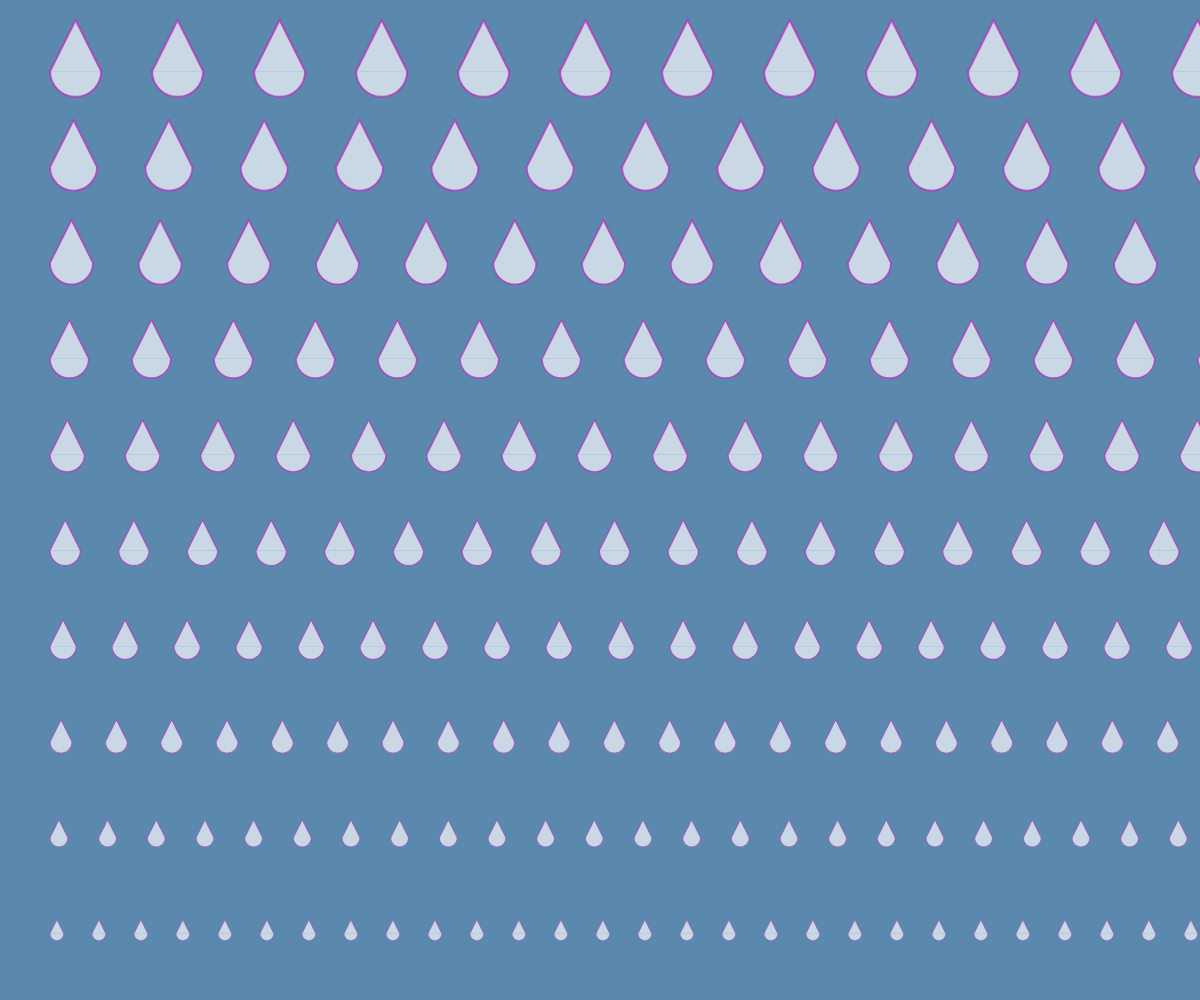
Frame 1 (no input)
Frame 60 (no input): identical to frame 1, image omitted
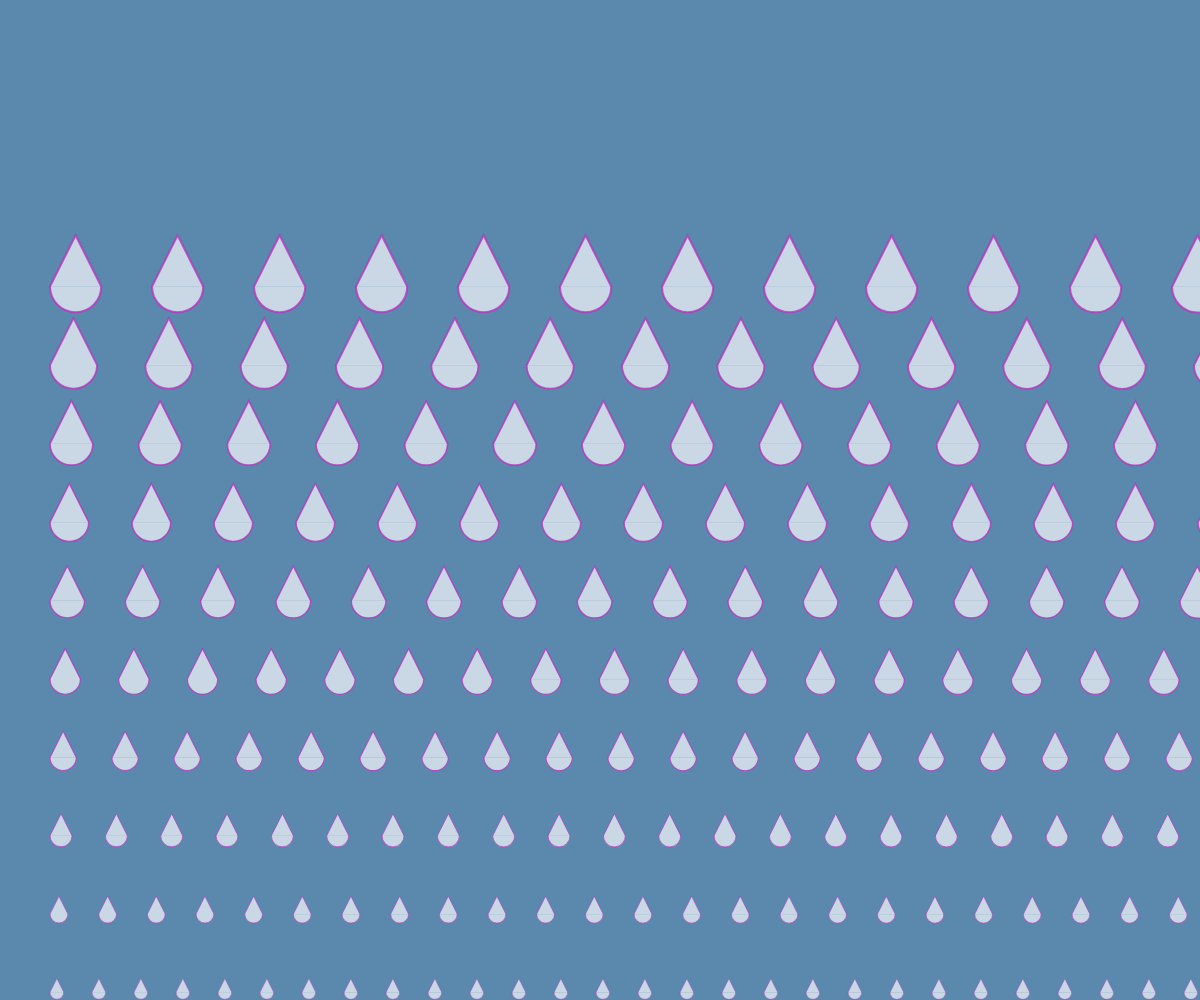
Frame 120 (the mouse pressed at the canvas centre since frame 60)

The p5.js sketch that drew these frames (run headless with seeded random() and noise() and a simulated clock; from frame 60 on, the mouse is pressed at the canvas centre):

// p5.js sketch
// ── sketch.js
let yTransform = 0;
// set y position variable for the dropping effect of raindrops
let strokeFillR;
let strokeFillG;
let strokeFillB;
// set color variables for stroke color
let strokeHasColor = false;
// let stroke only be colored once
      


function setup() {
  createCanvas(windowWidth, windowHeight);
}



function draw() {
  background("#5b88adff");
  //set background color

  // set random color for raindrop stroke
  if (strokeHasColor == false) {
    strokeFillR = random(255);
    strokeFillG = random(255);
    strokeFillB = random(255); 
    // give the stroke random R, G, and B color variables
    strokeHasColor = true; 
    // when stroke already has a color, let random stop (let the color stays)
  }
    // every time the system runs(or page refreshes), the stroke color changes




  //draw columns of raindrops to fill the screen vertically
  for (let y = 20; y < height - 50; y += 100) {
    // the loop starts at y = 20;
    // for every loop when y < height-50, add y by 100
    let rainDropSpacing = map(y,50,height-50,100,40);
    // make spacing smaller as y-axis goes down

    //draw rows of raindrops to fill the screen horizontally
    for (let x = 50; x < width; x += rainDropSpacing) {
      // the for loop starts at x = 50;
      // for every loop when x < width, add x by the spacing value
      // the spacing value become smaller as it goes further down the screen
      // meaning that there will be more horizontal raindrops at the buttom
      

      push();
      translate(x, y); 
      //everything within this push/pop block will be centered with x,y as the center point
      

      let rainDropScale = map(y,50,height-50,1,0.25);
      // make the variable rainDropScale smaller as y-axis goes down
      scale(rainDropScale); 
      // assign the variable value to the scale of rain drops


      //create the dropping animation when mouse is pressed
      if (mouseIsPressed) {
        yTransform = yTransform+0.02; 
        // adds 0.02 to yTransform every frame
        translate(0, yTransform); 
        // translates downwards by yTransform
      } 
      else {
        yTransform = 0; 
        // lifting the mouse button up resets yTransform
      }


      // resets the dropping animation and also change the color of strokes
      if (yTransform >= height){ // when all the raindrops reach the bottom of the screen
        yTransform = 0; // resets the yTransform
        strokeHasColor = false; // resets the color randomizaton
      }

      
      // draw raindrop strokes
      strokeWeight(2); // set stroke weight
      stroke(strokeFillR, strokeFillG, strokeFillB, 200);
      // set the random color for the stroke, give it a bit of transparency

      
      fill('rgba(255, 255, 255, 0.67)');
      // give a color to the raindrops

      //draw raindrops' shape
      beginShape();
      vertex(0, 50); //tip of the rain drop: left
      vertex(25, 0); //tip of the rain drop: top
      vertex(50, 50); //tip of the rain drop: right
      endShape(); 
      arc(25, 50, 50, 50, radians(0), radians(180)); //bottom of the raindrop



      pop();



    }
  }

  
}
